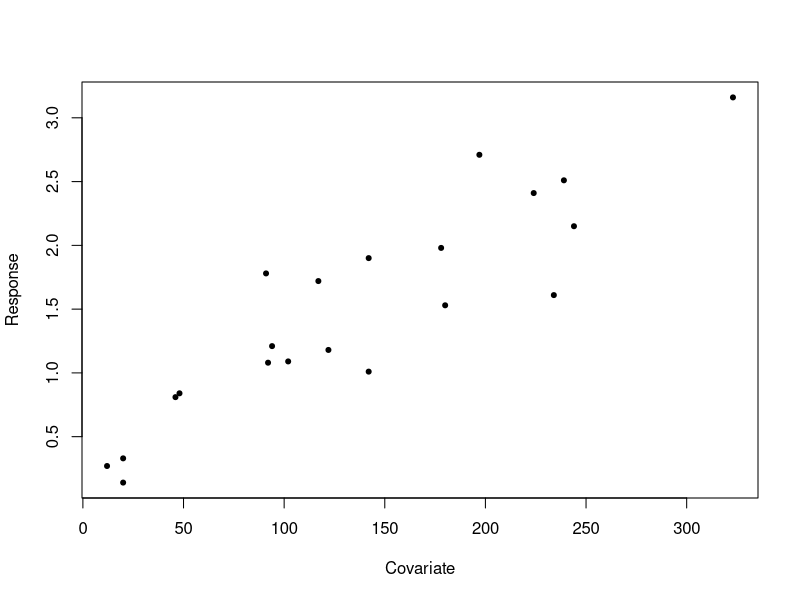
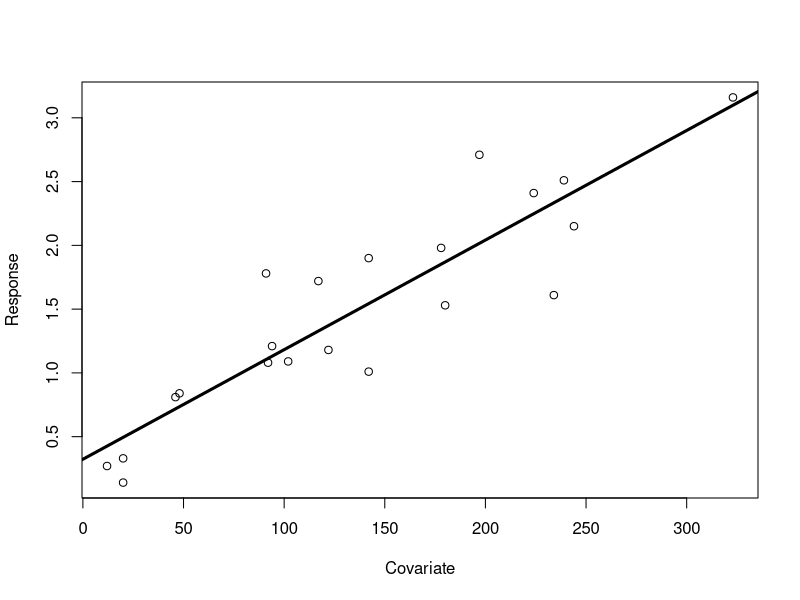
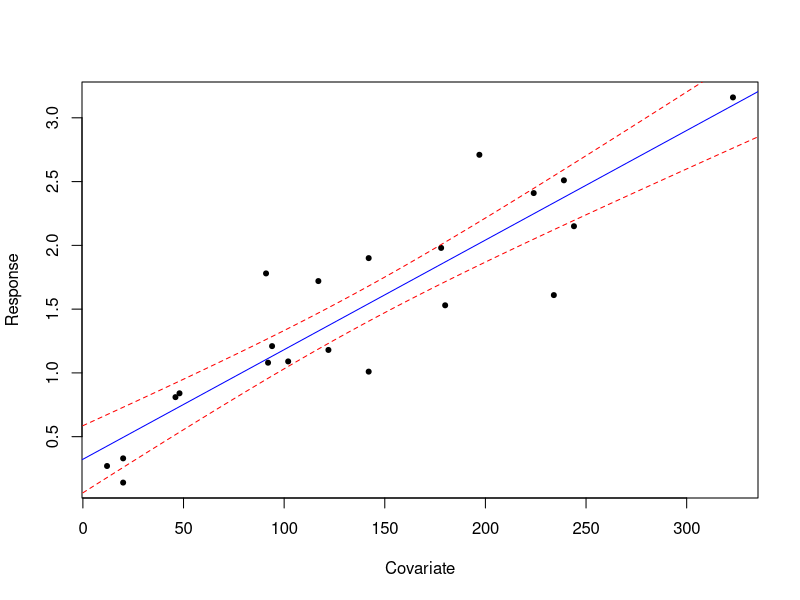

These charts were generated, in order, by the following R code:
getwd()
setwd("C:/Users/Susheela/Documents/data analysis/assignment 3")
getwd()
df <- read.csv("tombstone.csv", header=TRUE)
names(df)[3]="Response"
names(df)[2]="Covariate"
names(df)
attach(df)
Response
Covariate

plot(Covariate,Response,pch=20)
model2 <- lm(Response~Covariate,data=df)
summary(model2)
plot(Response~Covariate)
abline(model2,lwd=3)
summary(model2)$r.square  # r square value
summary(model2) #summary
summary(model2)$coef[,1] # coefficient estimate
summary(model2)$coef[,2] # standard error


summary(model2)$coef[,3] # t value
summary(model2)$coef[,4] # p value

summary(model2)
summary(lm(Response~Covariate, offset=0.02*Covariate))

confint(model2,level=0.95)
confint(model2,level=0.90)
confint(model2,level=0.99)

predict.lm(model2, interval="confidence") 

newx<-seq(0,500)
conf<-predict(model2,newdata=data.frame(Covariate=newx),interval = c("confidence"),level = 0.90,type="response")
plot(Covariate,Response,pch=20)
model2 <- lm(Response ~ Covariate, data=df)
abline(model2,col="blue")
lines(newx,conf[,3],col="red",lty=2)
lines(newx,conf[,2],col="red",lty=2)


